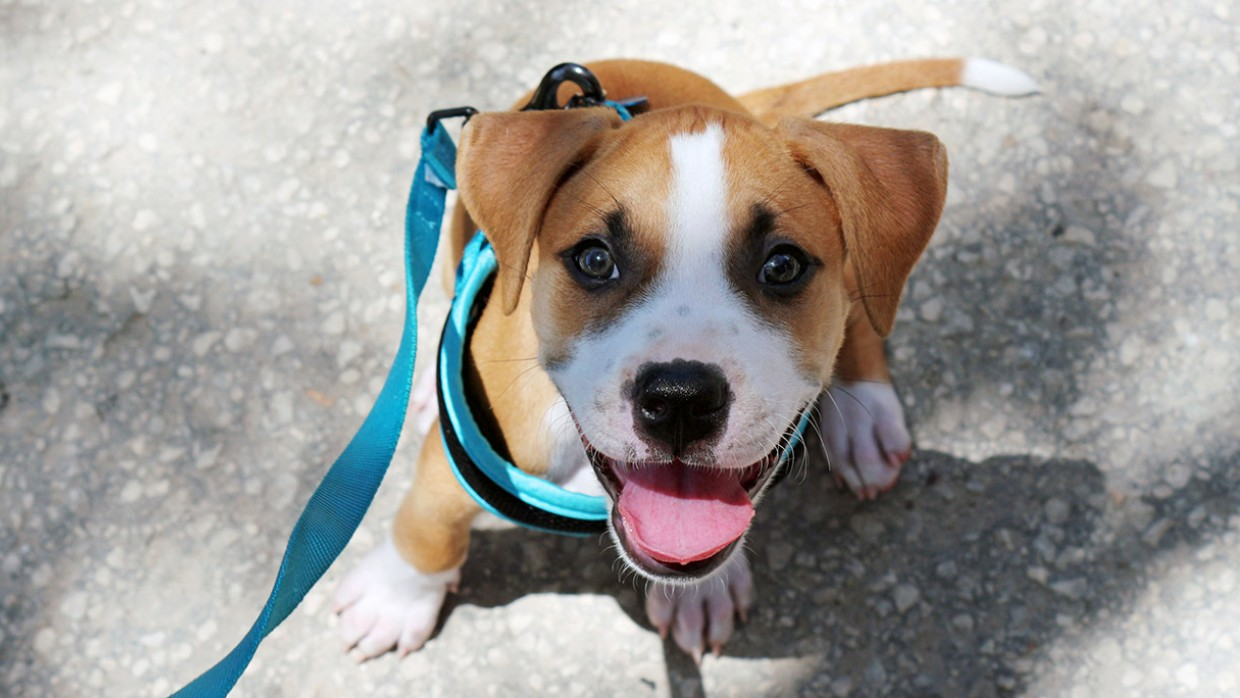
#> input picture Photos/puppy.jpg, 1240 x 698 px
$ python Ch-3_ResizingandCropping.py
#> lines starting #> are read from the running program, lines starting #| are printed output that depends on the picture
import cv2
import numpy as np

img = cv2.imread("Photos/puppy.jpg")
#> img is the input picture: shape (698, 1240, 3); mean B, G, R 153.1, 156.7, 159.3
print(img.shape) #To know the size of our image
#| (698, 1240, 3)

#Resizing Function
imgResize = cv2.resize(img,(1000,500))
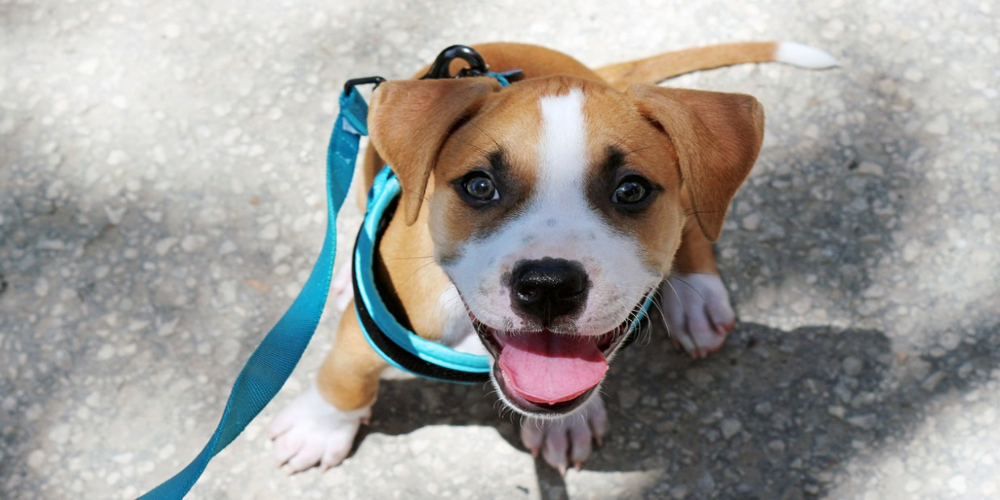
#> imgResize: shape (500, 1000, 3); mean B, G, R 153, 156.6, 159.1
print(imgResize.shape)
#| (500, 1000, 3)

#For cropping the image, the image is basically a matrix or array, so can crop that using matrix only
#img[46:119,352:495] => means width cropped from 46 to 119 and height from 352 to 495
imgCropped = img[46:119,352:495]
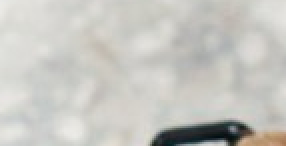
#> imgCropped: shape (73, 143, 3) (shown 2 times larger); mean B, G, R 192.6, 197.9, 198.5
print(imgCropped.shape)
#| (73, 143, 3)

# cv2.imshow("Image",img)
cv2.imshow("Image Resize",imgResize)
cv2.imshow("Image Cropped",imgCropped)

cv2.waitKey(0)

$ run again, with Photos/Thumbnail.jpg copied over Photos/puppy.jpg
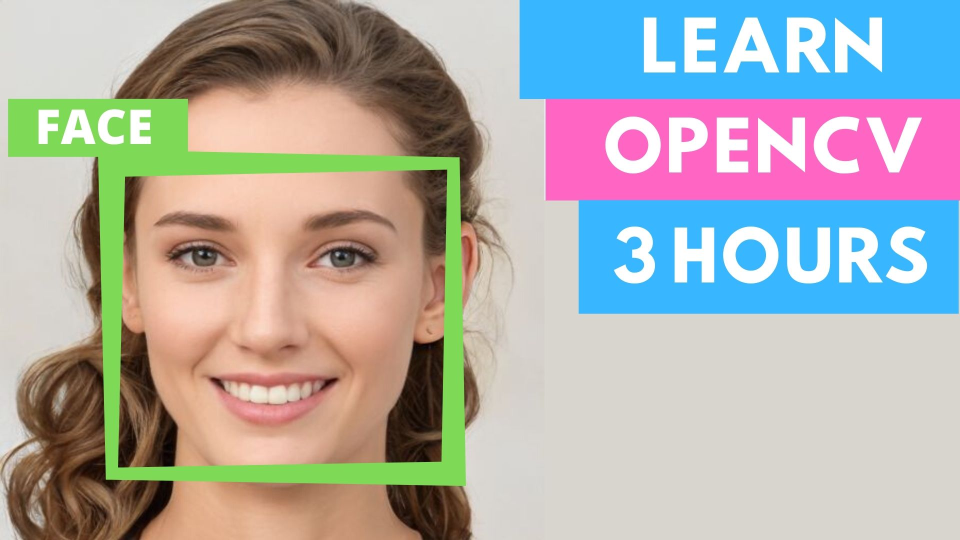
#> input picture Photos/Thumbnail.jpg, 1920 x 1080 px (shown at 1/2 size)
#> img is the input picture: shape (1080, 1920, 3); mean B, G, R 170.7, 172.7, 174.1
#| (1080, 1920, 3)
#> `imgResize = cv2.resize(img,(1000,500))`:
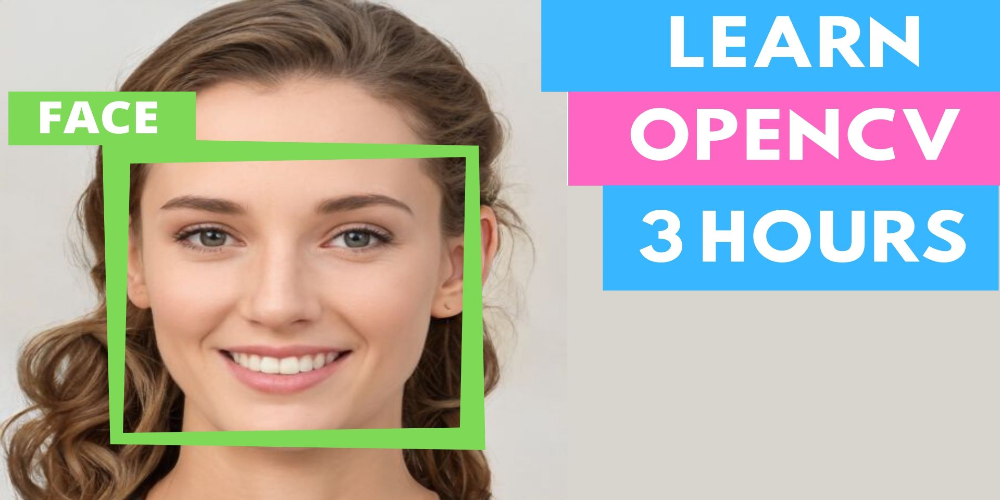
#> imgResize: shape (500, 1000, 3); mean B, G, R 170.7, 172.6, 174
#| (500, 1000, 3)
#> `imgCropped = img[46:119,352:495]`:
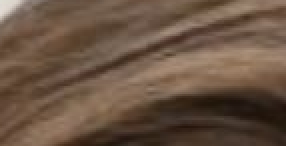
#> imgCropped: shape (73, 143, 3) (shown 2 times larger); mean B, G, R 66.9, 83.8, 106
#| (73, 143, 3)
